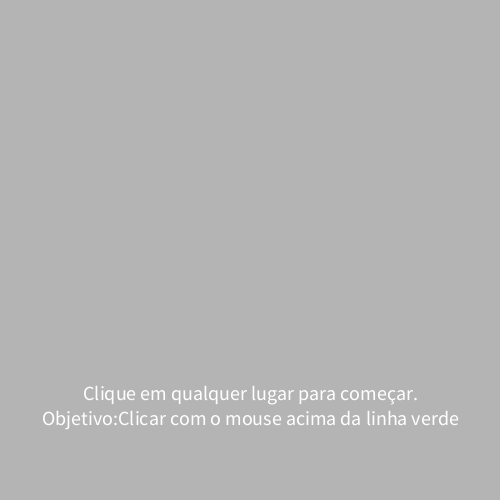
Frame 1 (no input)
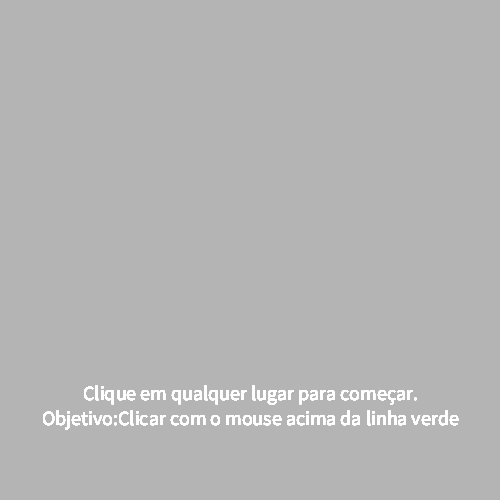
Frame 60 (the mouse pressed at the canvas centre just before this capture)
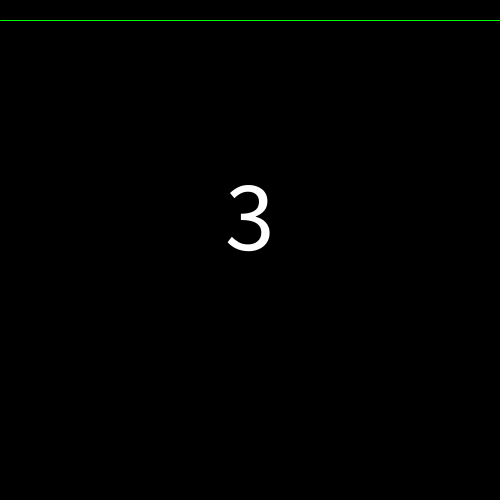
Frame 120 (the mouse held since frame 60 and released just before this capture)

The Processing sketch that drew these frames (run headless with seeded random() and noise(); from frame 60 on, the mouse is pressed at the canvas centre):

// Processing sketch: TreinoVetires
// ── TreinoVetires.pde
int [] X = new int[10];
int [] Y = new int [10];
int counter, n;
boolean start, j;
void setup() {
  size(500, 500);
  j = false;
  for (int i=0; i<10; i++) {
    Y[i]=-height*2;
    Y[1]=-height*2+100;
    X[i]=i*width/10;
  }
  counter=3;
  start=false;
  background(180);
}
void draw() {
  if (start) {
    start1();
  } else {
    textAlign(CENTER);
    textSize(20);
    fill(255);
    text("Clique em qualquer lugar para começar.", width/2, 400);
    text("Objetivo:Clicar com o mouse acima da linha verde", width/2, 425);
    for (int i=0; i<10; i++) {
      Y[i]=-height*2;
      Y[1]=-height*2+100;
      X[i]=i*width/10;
    }
    counter=3;
    n=0;
    j = false;
  }
}
void mousePressed() {
  if (start==false)
    start=true;
}
boolean newTeste(int n) {
  if (n==60 )
    return true;
  if (n==120)
    return true;
  if (n==180)
    return true;
  if (n==340)
    return true;
  if (n==400)
    return true;
  else return false;
}
void start1() {
  if (newTeste(n)==true) {
    counter--;
  }
  n++;
  //  println(n, newTeste(n), counter );

  background(0);
  stroke(0, 255, 0);
  line(0, 20, 600, 20);
  noStroke();
  textSize(100);
  textAlign(CENTER);
  fill(255);
  if (n<181)
    text(counter, width/2, height/2);
  for (int i=0; i<10; i++) {
    //atualização
    Y[i]+=random(0, 8);
    if (Y[i]>=width)
      Y[i]=0;
    //desenho
    fill(255);
    rect(X[i], Y[i], width/10, width/10);
    //colisão
    if (mouseX>=X[i] && mouseX<=X[i]+width/10 && mouseY>=Y[i] && mouseY<=Y[i]+height/10) {
      j=true;
    } else if (mousePressed && mouseY>=0 && mouseY<=40 && counter<0) {
      background(180);
      textAlign(CENTER);
      textSize(100);
      fill(0, 255, 0);
      text("GANHAMO", width/2, height/2);
      start=false;
    }
    if (j) {
      background(180);
      textAlign(CENTER);
      textSize(100);
      fill(255, 0, 0);
      text("PERDEMO", width/2, height/2);
      start=false;
    }
  }
}
